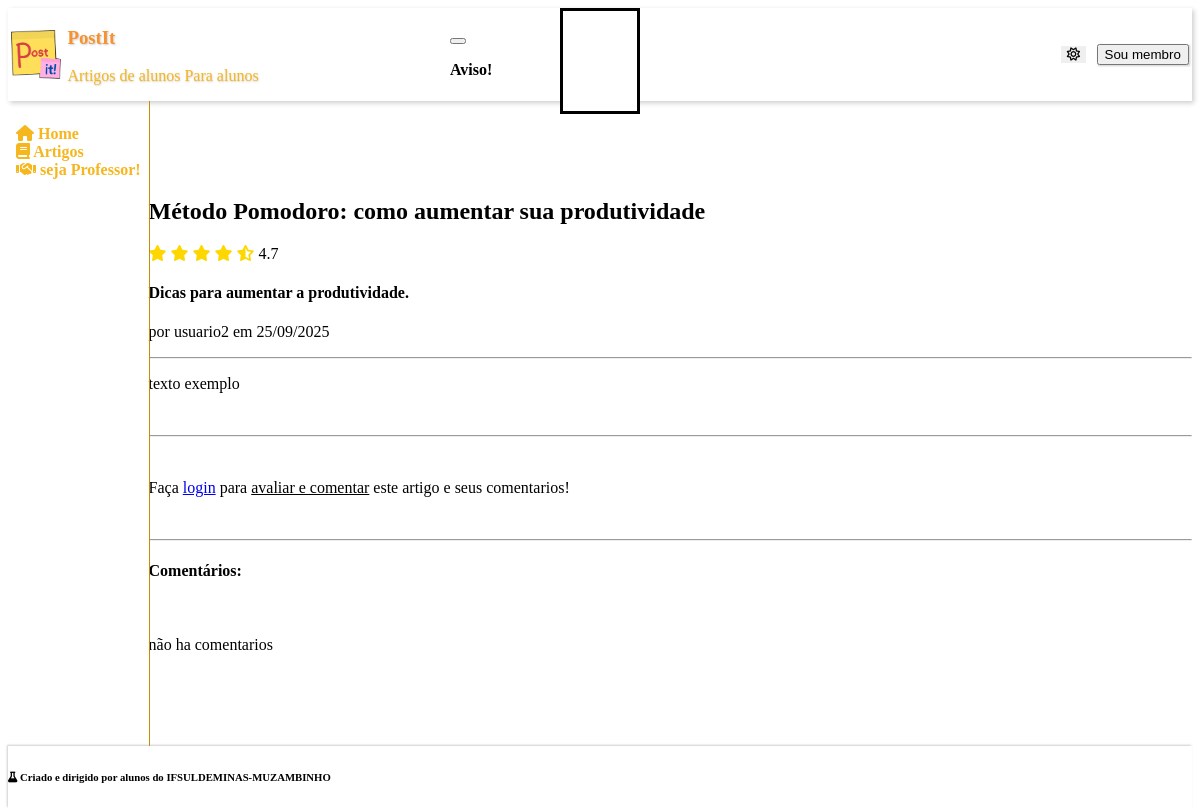
The app's page /PAGES/ARTICLE/read.php?id=4 with its own data.
### tables this page shows
CREATE TABLE articles (
    id INT AUTO_INCREMENT PRIMARY KEY,
    title VARCHAR(255) NOT NULL,
    descr TEXT NOT NULL,
    content TEXT NOT NULL,
    author_id INT NOT NULL,
    creation TIMESTAMP DEFAULT CURRENT_TIMESTAMP,
    views INT DEFAULT 0,
    rating INT DEFAULT 0,

    is_active boolean not null DEFAULT 1,

    FOREIGN KEY (author_id) REFERENCES users(id)
);

CREATE TABLE users (
    id INT AUTO_INCREMENT PRIMARY KEY,
    username VARCHAR(100) NOT NULL,
    pwd TEXT NOT NULL,
    position ENUM('user', 'professor', 'administrador') NOT NULL,
    creation TIMESTAMP DEFAULT CURRENT_TIMESTAMP,
    is_active boolean not null DEFAULT 1
);

### PHP/pull_content.php (called while the page is built, shortened)
<?php
if (isset($_GET['id']) && is_numeric($_GET['id'])) {
    require_once $pathToRoot.'PHP/db.php';
    $stmt = $pdo->prepare("
        SELECT articles.id, articles.title, articles.content, articles.creation, users.username AS author, articles.descr,
        AVG(ratings_article.rating) AS avg_rating
        FROM articles
        LEFT JOIN ratings_article ON articles.id = ratings_article.article_id
        JOIN users ON articles.author_id = users.id
        WHERE articles.id = ?
        GROUP BY articles.id, articles.title, articles.content, articles.creation, users.username
    ");
    $stmt->execute([$_GET['id']]);
    $GET = $stmt->fetch(PDO::FETCH_ASSOC);
} else {
    header("Location: ".$pathToRoot."PAGES/home.php?r=ID inválido.");
    exit();
}

### ASSETS/parsedown-master/Parsedown.php (called while the page is built, shortened)
<?php
class Parsedown
{
    function text($text)
    {
        $Elements = $this->textElements($text);
        $markup = $this->elements($Elements);
        $markup = trim($markup, "\n");
        return $markup;
    }
    protected function textElements($text)
    {
        $text = str_replace(array("\r\n", "\r"), "\n", $text);
        $text = trim($text, "\n");
        $lines = explode("\n", $text);
        return $this->linesElements($lines);
    }
    protected $breaksEnabled;
    protected $safeMode;
    protected $unmarkedBlockTypes = array(
        'Code',
    );
    protected function linesElements(array $lines)
    {
        $Elements = array();
        $CurrentBlock = null;
        foreach ($lines as $line)
        {
            $indent = strspn($line, ' ');
            $text = $indent > 0 ? substr($line, $indent) : $line;
            $Line = array('body' => $line, 'indent' => $indent, 'text' => $text);
            $marker = $text[0];
            $blockTypes = $this->unmarkedBlockTypes;
            foreach ($blockTypes as $blockType)
            {
                $Block = $this->{"block$blockType"}($Line, $CurrentBlock);
            }
            if (isset($Block))
            {
                $CurrentBlock = $Block;
            }
            else
            {
                $CurrentBlock = $this->paragraph($Line);
                $CurrentBlock['identified'] = true;
            }
        }
        if (isset($CurrentBlock))
        {
            $Elements[] = $this->extractElement($CurrentBlock);
        }
        return $Elements;
    }
    protected function extractElement(array $Component)
    {
        return $Component['element'];
    }
    protected function paragraph($Line)
    {
        return array(
            'type' => 'Paragraph',
            'element' => array(
                'name' => 'p',
                'handler' => array(
                    'function' => 'lineElements',
                    'argument' => $Line['text'],
                    'destination' => 'elements',
                ),
            ),
        );
    }
    protected function lineElements($text, $nonNestables = array())
    {
        $text = str_replace(array("\r\n", "\r"), "\n", $text);
        $Elements = array();
        $InlineText = $this->inlineText($text);
        $Elements[] = $InlineText['element'];
        foreach ($Elements as &$Element)
        {
            if ( ! isset($Element['autobreak']))
            {
                $Element['autobreak'] = false;
            }
        }
        return $Elements;
    }
    protected function inlineText($text)
    {
        $Inline = array(
            'extent' => strlen($text),
            'element' => array(),
        );
        $Inline['element']['elements'] = self::pregReplaceElements(
            $this->breaksEnabled ? '/[ ]*+\n/' : '/(?:[ ]*+\\\\|[ ]{2,}+)\n/',
            array(
                array('name' => 'br'),
                array('text' => "\n"),
            ),
            $text
        );
        return $Inline;
    }
    protected function handle(array $Element)
    {
        if (isset($Element['handler']))
        {
            if (!isset($Element['nonNestables']))
            {
                $Element['nonNestables'] = array();
            }
            if (is_string($Element['handler']))
            {
                $function = $Element['handler'];
                $argument = $Element['text'];
                unset($Element['text']);
                $destination = 'rawHtml';
            }
            else
            {
                $function = $Element['handler']['function'];
                $argument = $Element['handler']['argument'];
                $destination = $Element['handler']['destination'];
            }
            $Element[$destination] = $this->{$function}($argument, $Element['nonNestables']);
            unset($Element['handler']);
        }
        return $Element;
    }
    protected function element(array $Element)
    {
        $Element = $this->handle($Element);
        $hasName = isset($Element['name']);
        $markup = '';
        if ($hasName)
        {
            $markup .= '<' . $Element['name'];
        }
        $permitRawHtml = false;
        if (isset($Element['text']))
        {
            $text = $Element['text'];
        }
        elseif (isset($Element['rawHtml']))
        {
            $text = $Element['rawHtml'];
            $allowRawHtmlInSafeMode = isset($Element['allowRawHtmlInSafeMode']) && $Element['allowRawHtmlInSafeMode'];
            $permitRawHtml = !$this->safeMode || $allowRawHtmlInSafeMode;
        }
        $hasContent = isset($text) || isset($Element['element']) || isset($Element['elements']);
        if ($hasContent)
        {
            $markup .= $hasName ? '>' : '';
            if (isset($Element['elements']))
            {
                $markup .= $this->elements($Element['elements']);
            }
            elseif (isset($Element['element']))
            {
                $markup .= $this->element($Element['element']);
            }
            else
            {
                if (!$permitRawHtml)
                {
                    $markup .= self::escape($text, true);
                }
                else
                {
                    $markup .= $text;
                }
            }
            $markup .= $hasName ? '</' . $Element['name'] . '>' : '';
        }
        elseif ($hasName)
        {
            $markup .= ' />';
        }
        return $markup;
    }
    protected function elements(array $Elements)
    {
        $markup = '';
        $autoBreak = true;
        foreach ($Elements as $Element)
        {
            $autoBreakNext = (isset($Element['autobreak'])
                ? $Element['autobreak'] : isset($Element['name'])
            );
            $autoBreak = !$autoBreak ? $autoBreak : $autoBreakNext;
            $markup .= ($autoBreak ? "\n" : '') . $this->element($Element);
            $autoBreak = $autoBreakNext;
        }
        $markup .= $autoBreak ? "\n" : '';
        return $markup;
    }
    protected static function pregReplaceElements($regexp, $Elements, $text)
    {
        $newElements = array();
        $newElements[] = array('text' => $text);
        return $newElements;
    }
    protected static function escape($text, $allowQuotes = false)
    {
        return htmlspecialchars($text, $allowQuotes ? ENT_NOQUOTES : ENT_QUOTES, 'UTF-8');
    }
}

### PAGES/ARTICLE/read.php (the view, shortened to what this page needs)
<?php
    $depth = array_search('PI', array_reverse(explode(DIRECTORY_SEPARATOR, __DIR__)));
    $pathToRoot = ($depth !== false) ? str_repeat("../", $depth) : "";
    require_once $pathToRoot."ASSETS/TEMPLATES/header.php";
    require_once $pathToRoot."ASSETS/TEMPLATES/aside.php";
    require_once $pathToRoot."PHP/pull_content.php";
    echo "<link rel='stylesheet' href='".$pathToRoot."CSS/star_rating.css'>";
?>
            <div class="container-fluid">
                <hgroup>
                    <h1><?= $GET['title'] ?></h1>
                    <?php for($i=0; $i < floor($GET['avg_rating']); $i++): ?>
                    <i class="fa-solid fa-star" style="color: #FFD700;"></i>
                    <?php endfor; ?>
                    <?php if ($GET['avg_rating'] - floor($GET['avg_rating']) >= 0.1): ?>
                        <i class="fa-solid fa-star-half-stroke" style="color: #FFD700;"></i>
                    <?php endif; ?>
                    <?= round($GET['avg_rating'], 1) ?>
                    <h4><?= $GET['descr'] ?></h4>
                    <p>por <?= $GET['author'] ?> em <?= date('d/m/Y', strtotime($GET['creation'])) ?></p>
                </hgroup>
                <hr>
                <section class="content container-fluid">
                    <div class="container-fluid">
                        <hgroup>
                            <?php
                                require '../../ASSETS/parsedown-master/Parsedown.php';
                                $Parsedown = new Parsedown();
                                $html = $Parsedown->text($GET['content']);
                                echo $html;
                            ?>
                        </hgroup>
                    </div>
                </section>
                <br>
                <hr>
                <br>
                <?php if ($logged) :?>
                    <h4>Deixe sua avaliação!</h4>
                    <form action="<?= $pathToRoot ?>PHP/rate_article.php" method="POST" class="container-fluid">
                        <div class="input-button-group">
                            <input type="hidden" name="article_id" value="<?= $_GET['id'] ?>">
                            <div class="container-fluid star-rating">
                                    <?php for ($i=5; $i >= 1; $i--): ?>
                                        <input class="radio-input" type="radio" id="star<?=$i;?>" name="star-input" value="<?=$i;?>" />
                                        <label class="radio-label" class for="star<?=$i;?>" title="<?=$i;?> stars"><?=$i;?> stars</label>
                                    <?php endfor; ?>
                            </div>
                            <button type="submit" class="primary"><i class="fa-solid fa-star"></i></button>
                        </div>
                    </form>
                <?php else: ?>
                    <p>Faça <a href="<?= $pathToRoot ?>verify.php">login</a> para <u>avaliar e comentar</u> este artigo e seus comentarios!</p>
                <?php endif; ?>
                <br>
                <hr>
                <h4>Comentários:</h4>
                <br>
                <?php
                    require_once $pathToRoot."PHP/pull_coments.php";
                ?>
            </div>
        </section>
    </main>
<?php
    require_once $pathToRoot."ASSETS/TEMPLATES/modal.php";
    require_once $pathToRoot."ASSETS/TEMPLATES/footer.php";
?>

### CSS/mainpage.css (style rules this page uses)
:root { --pico-border-radius: 0.75rem; --pico-typography-spacing-vertical: 0.5rem; --pico-form-element-spacing-vertical: 0.5rem; --pico-form-element-spacing-horizontal: 0.7rem; --pico-block-spacing-vertical: 0.5rem; --color-brown-brighterer: #a05b1b; --color-brown-brighter: #884a10; --color-brown: #743C08; --color-brown-darker: #5e2d00; --color-brown-darkerer: #522700; --color-pumpkin-brighterer: #f7922d; --color-pumpkin-brighter: #eb831b; --color-pumpkin: #DF760B; --color-pumpkin-darker: #cc6600; --color-pumpkin-darkerer: #b65b00; --color-orange-brighterer: #ffcb51; --color-orange-brighter: #fdc43e; --color-orange: #F6B61E; --color-orange-darker: #da9e12; --color-orange-darkerer: #c58c06; --color-beige-brighterer: #fff9e6; --color-beige-brighter: #fff2cc; --color-beige: #FFEBAF; --color-beige-darker: #f3db94; --color-beige-darkerer: #e0c77c; --color-blue-brighterer: #51d0ff; --color-blue-brighter: #3ecaff; --color-blue: #1EB8F6; --color-blue-darker: #129ed9; --color-blue-darkerer: #068cc5; --color-shadow: rgba(0, 0, 0, 0.2); }
[data-theme=light], :root:not([data-theme=dark]) { --pico-text-selection-color: var(--color-brown-brighter); --pico-primary: var(--color-orange); --pico-primary-background: var(--color-orange-darker); --pico-primary-underline: var(--color-orange); --pico-primary-hover: var(--color-orange-darker); --pico-primary-hover-background: var(--color-orange-darkerer); --pico-primary-focus: var(--color-brown-brighterer); --pico-primary-inverse: #fff; }
html,html>body { height: 100%; }
html>body { display: flex; flex-direction: column; }

### records on screen
articles: title "Método Pomodoro: como aumentar sua produtividade", descr "Dicas para aumentar a produtividade.", author.username "usuario2", creation "25/09/2025", content "texto exemplo"

### other values on screen
$GET['avg_rating'] "4.7"
